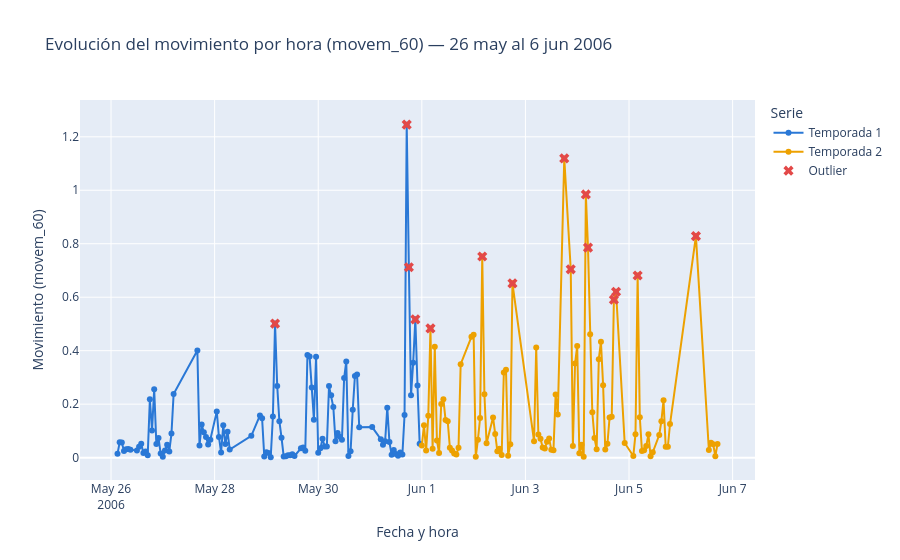

Notebook source saved alongside this figure:
### Markdown cell above
### Visualización 1 (línea) — Evolución del movimiento a lo largo del tiempo
**Responde la pregunta 2.** Permite ver la tendencia y la variabilidad hora a hora a lo largo de los 12 días de seguimiento, e identificar picos de actividad puntuales (algunos coinciden con los outliers marcados).

### Code cell
fig1 = px.line(
    df.sort_values('timestamp'), x='timestamp', y='movem_60',
    color='season_label', markers=True,
    title='Evolución del movimiento por hora (movem_60) — 26 may al 6 jun 2006',
    labels={'timestamp':'Fecha y hora', 'movem_60':'Movimiento (movem_60)', 'season_label':'Estación'}
)
fig1.add_trace(go.Scatter(
    x=df.loc[df['is_outlier'], 'timestamp'], y=df.loc[df['is_outlier'], 'movem_60'],
    mode='markers', marker=dict(color='#e34948', size=9, symbol='x'),
    name='Outlier'
))
fig1.update_traces(selector=dict(mode='lines+markers'))
# recolorea las líneas de temporada con la paleta fija del notebook
fig1.for_each_trace(lambda t: t.update(line_color='#2a78d6', marker_color='#2a78d6') if t.name == 'Temporada 1'
                     else (t.update(line_color='#eda100', marker_color='#eda100') if t.name == 'Temporada 2' else None))
fig1.update_layout(legend_title_text='Serie')
fig1.show()
